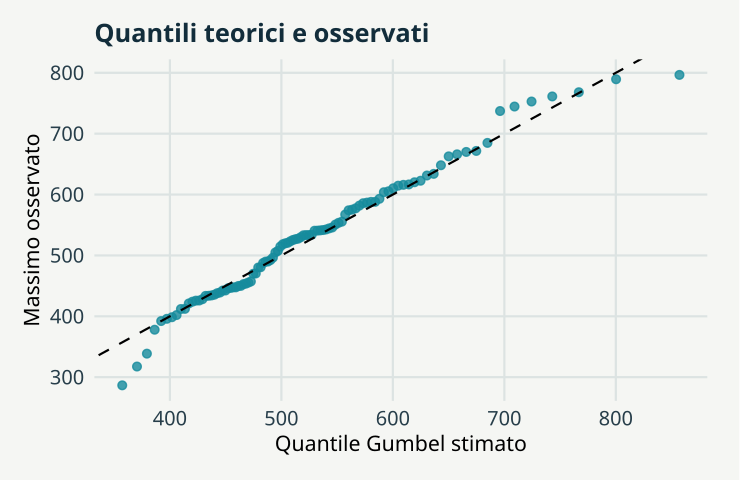

Write R code to recreate this figure.
# GeoStat Lab — funzioni comuni. R >= 4.3; ggplot2 >= 3.4; jsonlite.
suppressPackageStartupMessages(library(ggplot2))
col_geo <- c('#168B9C','#BC5B35','#7054A4','#A17B19','#227864','#64748B')
theme_set(theme_minimal(base_size=17, base_family='sans') + theme(
  plot.background=element_rect(fill='#F5F6F3',colour=NA),
  panel.background=element_rect(fill='#F5F6F3',colour=NA),
  panel.grid.minor=element_blank(),panel.grid.major=element_line(colour='#DCE3E2'),
  plot.title=element_text(size=19,face='bold',colour='#122D3B'),
  plot.subtitle=element_text(size=13,colour='#405560',margin=margin(b=12)),
  axis.text=element_text(size=15,colour='#273E4A'),axis.title=element_text(size=16),
  legend.position='bottom',legend.title=element_blank(),legend.text=element_text(size=14),
  strip.text=element_text(size=15,face='bold'),plot.margin=margin(18,24,18,18)))
metric <- function(...) data.frame(grandezza=names(c(...)),valore=as.character(c(...)),check.names=FALSE)
f <- function(x,d=3) {out<-formatC(x,digits=d,format='fg');out[!is.finite(x)]<-'Non definito';out}
line_plot <- function(d,x='x',y='y',title='',xl=x,yl=y,group=NULL) {
 p<-ggplot(d,aes(x=.data[[x]],y=.data[[y]]))
 if(is.null(group)) p<-p+geom_line(colour=col_geo[1],linewidth=1.05) else p<-p+aes(colour=.data[[group]],group=.data[[group]])+geom_line(linewidth=1)+scale_colour_manual(values=col_geo)
 p+labs(title=title,x=xl,y=yl)
}
point_plot <- function(d,x='x',y='y',title='',xl=x,yl=y,group=NULL) {
 p<-ggplot(d,aes(x=.data[[x]],y=.data[[y]]))
 if(is.null(group))p<-p+geom_point(colour=col_geo[1],size=2.5,alpha=.8) else p<-p+aes(colour=.data[[group]])+geom_point(size=2.7,alpha=.85)+scale_colour_manual(values=col_geo)
 p+labs(title=title,x=xl,y=yl)
}
hist_plot<-function(x,title='',xl='Valore',bins=20)ggplot(data.frame(x=x),aes(x))+geom_histogram(bins=bins,fill=col_geo[1],colour='#F5F6F3')+labs(title=title,x=xl,y='Frequenza')
bar_plot<-function(d,x='gruppo',y='valore',title='',yl='Valore')ggplot(d,aes(x=.data[[x]],y=.data[[y]],fill=.data[[x]]))+geom_col(width=.65)+scale_fill_manual(values=rep(col_geo,length.out=length(unique(d[[x]])) ))+guides(fill='none')+labs(title=title,x=NULL,y=yl)
map_plot<-function(d,z='z',title='',xl='Est [km]',yl='Nord [km]')ggplot(d,aes(x,y,fill=.data[[z]]))+geom_raster()+coord_equal()+scale_fill_gradientn(colours=c('#153F56','#298C9C','#B8CDB2','#F1D889','#AD542F'))+labs(title=title,x=xl,y=yl)
acf_data<-function(x,lag=20){a<-acf(x,lag.max=min(lag,length(x)-1),plot=FALSE);data.frame(x=as.vector(a$lag)[-1],y=as.vector(a$acf)[-1])}
# AR(1), distribuzione marginale stazionaria N(0, 1).
ar_series<-function(n,rho){x<-numeric(n);x[1]<-rnorm(1);for(i in 2:n)x[i]<-rho*x[i-1]+sqrt(1-rho^2)*rnorm(1);x}
# Distanze euclidee in unità metriche già dichiarate; nessuna conversione implicita di CRS.
dist_cross<-function(a,b)sqrt(outer(a[,1],b[,1],'-')^2+outer(a[,2],b[,2],'-')^2)
# Predittore IDW: i punti coincidenti ricevono esattamente il valore osservato.
idw<-function(xy,z,new,power=2){dd<-dist_cross(new,xy);apply(dd,1,function(d)if(any(d<1e-10))mean(z[d<1e-10])else weighted.mean(z,d^(-power)))}
# CART didattico binario: divisioni assiali che minimizzano l'impurità di Gini.
cart_fit<-function(x,y,depth=2,minleaf=4){
 node<-list(p=mean(y),n=length(y));if(depth<1||length(unique(y))<2||length(y)<2*minleaf)return(node)
 best<-Inf
 for(j in seq_len(ncol(x))){v<-sort(unique(x[,j])); if(length(v)<2)next
  for(cut in (head(v,-1)+tail(v,-1))/2){left<-x[,j]<=cut;nl<-sum(left);nr<-sum(!left);if(min(nl,nr)<minleaf)next
   score<-nl*mean(y[left])*(1-mean(y[left]))+nr*mean(y[!left])*(1-mean(y[!left]))
   if(score<best){best<-score;node$j<-j;node$cut<-cut;split<-left}
  }
 }
 if(is.finite(best)){node$left<-cart_fit(x[split,,drop=FALSE],y[split],depth-1,minleaf);node$right<-cart_fit(x[!split,,drop=FALSE],y[!split],depth-1,minleaf)};node
}
cart_predict<-function(tree,x)apply(x,1,function(row){t<-tree;while(!is.null(t$j))t<-if(row[t$j]<=t$cut)t$left else t$right;t$p})

p <- list(n = 100, seed = 17)
set.seed(p$seed)
x <- 480 - 90 * log(-log(runif(p$n)))

beta <- sd(x) * sqrt(6)/pi

mu <- mean(x) - 0.577215664901533 * beta

u <- (1:p$n)/(p$n + 1)

q <- mu - beta * log(-log(u))

data <- data.frame(x = q, y = sort(x))

plots <- list(point_plot(data, title = "Quantili teorici e osservati", xl = "Quantile Gumbel stimato", 
    yl = "Massimo osservato") + geom_abline(intercept = 0, slope = 1, linetype = 2))

metrics <- metric(`Posizione stimata` = f(mu), `Scala stimata` = f(beta), `Anni osservati` = p$n)
print(metrics,row.names=FALSE)
ggplot2::ggsave('m14-gumbel-B.svg',plots[[1]],device=svglite::svglite,width=7.7,height=5.0,bg='#F8F6F1')
